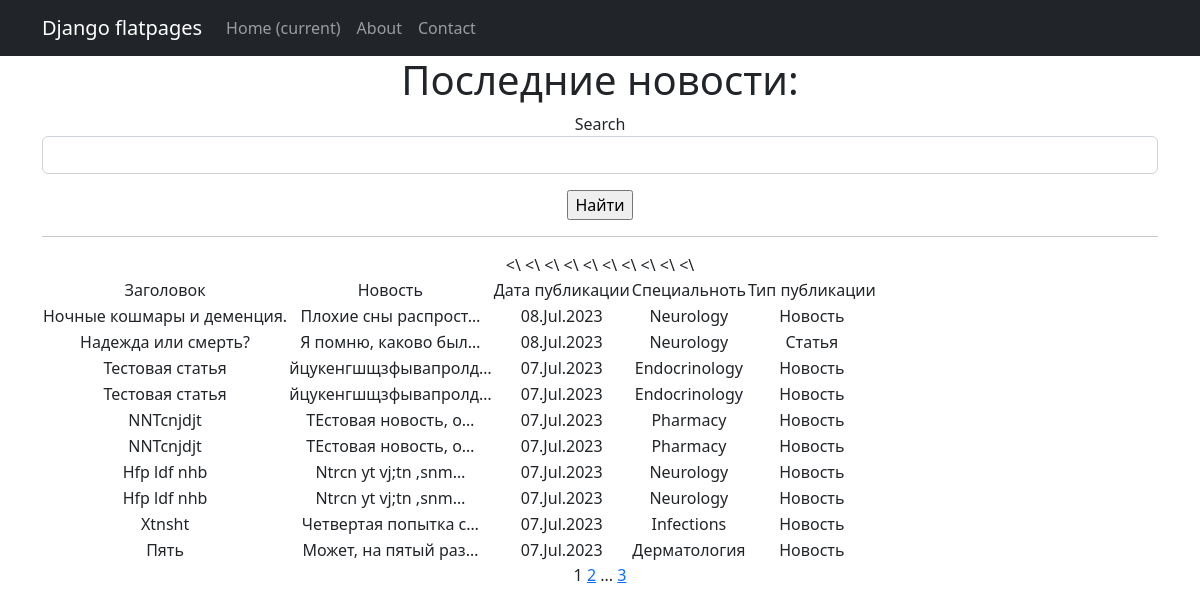
Page /news/ on the committed database.
### news/models.py (models this page shows, shortened)
class Article(models.Model):
    title = models.CharField(
        max_length=50
    )
    text = models.TextField()
    date = models.DateField(
        auto_now_add=True
    )
    category = models.ForeignKey(
        to='Category',
        on_delete=models.CASCADE,
        related_name='articles',
    )
    author = models.ForeignKey(
        to='Author',
        on_delete=models.CASCADE,
        related_name='author',
    )
    type = models.CharField(
        max_length=1,
        choices=SELECT_TYPE,
        default=news
    )

class Category(models.Model):
    name = models.CharField(
        max_length=100,
        unique=True
    )
    def __str__(self):
        return f'{self.name.title()}'

### news/views.py (the view)
# urls.py: path('', ArticlesList.as_view(), name='article_list'),
class ArticlesList(ListView):
    model = Article
    ordering = '-date'
    template_name = 'articles.html'
    context_object_name = 'article'
    paginate_by = 10

### news/templatetags/custom_tags.py (called while the page is built)
@register.simple_tag(takes_context=True)
def url_replace(context, **kwargs):
    d = context['request'].GET.copy()
    for k, v in kwargs.items():
        d[k] = v
    return d.urlencode()

### template/articles.html (shortened to what this page needs)
{% extends 'flatpages/default.html' %}
{% load custom_filters %}
{% load custom_tags %}
{% block content %}
   <h1> Последние новости:</h1>
<form action="" method="get" >
    <label for="{{ filterset.form.name__icontains.id_for_label }}">Search</label>
    <input
        id="{{ filterset.form.name__icontains.id }}"
        name="{{ filterset.form.name__icontains.title }}"
        value="{{ filterset.form.name__icontains.value }}"
        class="form-control"
    >
    <input type="submit" class="mt-3 btn-primary" value="Найти" />
</form>
<hr>
   {% if article %}
       <table>
           <tr>
               <td>Заголовок</td>
               <td>Новость</td>
               <td>Дата публикации</td>
               <td>Специальноть</td>
               <td>Тип публикации</td>
           </tr>
           {% for articles in article %}
           <tr>
               <td>{{ articles.title }}</td>
               <<td>{{ articles.text|truncatechars:20 }}</td>\
               <td>{{ articles.date|date:'d.M.Y'}}</td>
               <td>{{ articles.category }}</td>
               <td>{{ articles.get_type_display }}</td>
           </tr>
           {% endfor %}
       </table>
   {% else %}
       <h2>Новостей нет!</h2>
   {% endif %}
   {{ page_obj.number }}
   {% if page_obj.has_next %}
       <a href="?{% url_replace page=page_obj.next_page_number %}">{{ page_obj.next_page_number }}</a>
       {% if paginator.num_pages != page_obj.next_page_number %}
           ...
           <a href="?{% url_replace page=page_obj.paginator.num_pages %}">{{ page_obj.paginator.num_pages }}</a>
       {% endif %}
   {% endif %}
{% endblock content %}

### rows in the picture
Article: title "Ночные кошмары и деменция.", text "Плохие сны распрост…", date "08.Jul.2023", category "Neurology", type "Новость"
Article: title "Надежда или смерть?", text "Я помню, каково был…", date "08.Jul.2023", category "Neurology", type "Статья"
Article: title "Тестовая статья", text "йцукенгшщзфывапролд…", date "07.Jul.2023", category "Endocrinology", type "Новость"
Article: title "Тестовая статья", text "йцукенгшщзфывапролд…", date "07.Jul.2023", category "Endocrinology", type "Новость"
Article: title "NNTcnjdjt", text "ТЕстовая новость, о…", date "07.Jul.2023", category "Pharmacy", type "Новость"
Article: title "NNTcnjdjt", text "ТЕстовая новость, о…", date "07.Jul.2023", category "Pharmacy", type "Новость"
Article: title "Hfp ldf nhb", text "Ntrcn yt vj;tn ,snm…", date "07.Jul.2023", category "Neurology", type "Новость"
Article: title "Hfp ldf nhb", text "Ntrcn yt vj;tn ,snm…", date "07.Jul.2023", category "Neurology", type "Новость"
Article: title "Xtnsht", text "Четвертая попытка с…", date "07.Jul.2023", category "Infections", type "Новость"
Article: title "Пять", text "Может, на пятый раз…", date "07.Jul.2023", category "Дерматология", type "Новость"

### other values in the picture
{{ page_obj.number }} "1"
{{ page_obj.next_page_number }} "2"
{{ page_obj.paginator.num_pages }} "3"
